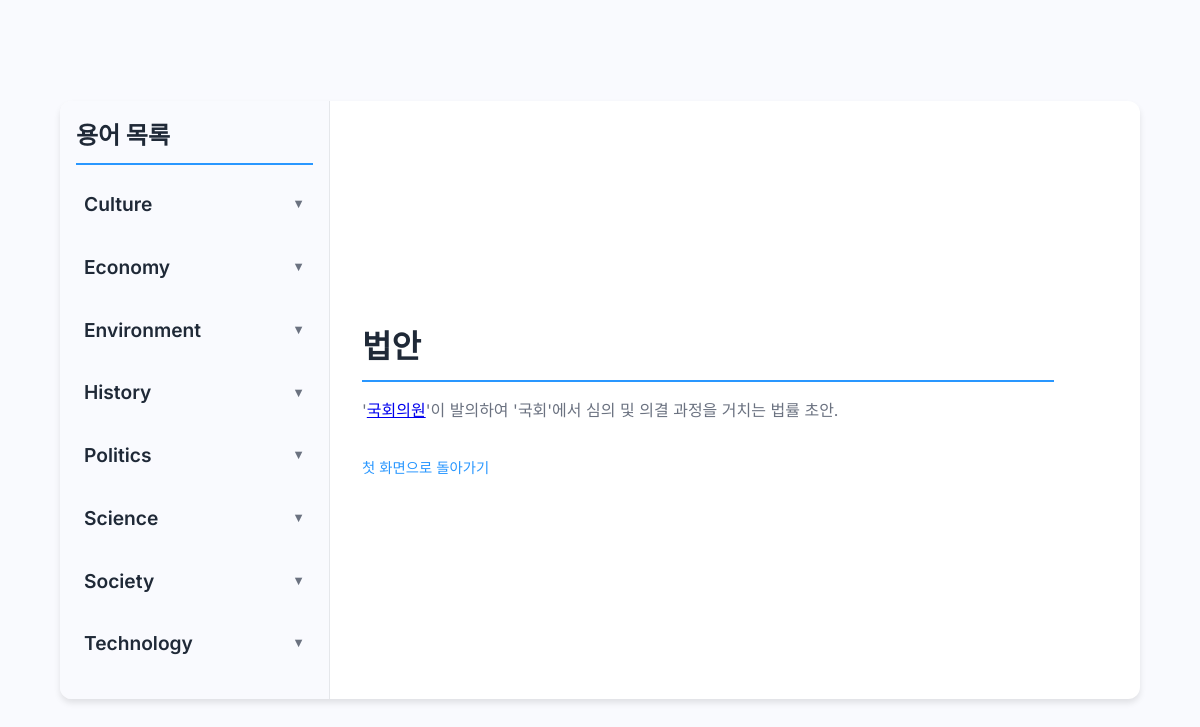
Page /367/ on the committed database.
### glossary/models.py (models this page shows, shortened)
class Term(models.Model):
    type = models.CharField(max_length=50)  # 대분류
    terms = models.CharField(max_length=100)  # 용어 이름
    definition = models.TextField()  # 정의
    full_term = models.CharField(max_length=200, blank=True, null=True)  # full term 추가 (필수 아님)
    view_count = models.IntegerField(default=0)  # 조회수 필드 추가

### glossary/views.py (the view)
# urls.py: path('<int:pk>/', views.term_detail, name='term_detail'),  # 용어 상세 페이지
def term_detail(request, pk):
    term = get_object_or_404(Term, pk=pk)  # 특정 용어 가져오기
    term.view_count = F('view_count') + 1  # 조회수 증가
    term.save(update_fields=['view_count'])  # 데이터베이스에 저장
    terms = Term.objects.all().order_by('type', 'terms')
    terms_by_type = defaultdict(list)
    for t in terms:
        terms_by_type[t.type].append(t)
    def add_links(definition):
        all_terms = Term.objects.values_list('terms', 'id')
        for other_term, other_id in all_terms:
            pattern = rf'\b{re.escape(other_term)}\b'
            link = f'<a href="/{other_id}/">{other_term}</a>'
            definition = re.sub(pattern, link, definition)
        return definition
    term.definition = add_links(term.definition)
    term.definition = mark_safe(add_links(term.definition))
    return render(request, 'glossary/term_detail.html', {
        'term': term,
        'terms_by_type': dict(terms_by_type)  # full_term 데이터도 템플릿에서 활용 가능
    })

### glossary/templates/glossary/term_detail.html (shortened to what this page needs)
<!DOCTYPE html>
<html lang="ko">
<head>
</head>
<body>
    <div class="container">
        <aside class="sidebar">
            <h2>용어 목록</h2>
            {% for type, terms in terms_by_type.items %}
            <section class="type-section">
                <div class="type-heading">{{ type }}</div>
            </section>
            {% endfor %}
        </aside>
        <main class="content">
            <h2 class="term-title">{{ term.terms }}</h2>
            <div class="term-definition">
                {{ term.definition }}
            </div>
            <a href="/" class="back-link">첫 화면으로 돌아가기</a>
        </main>
    </div>
</body>
</html>

### rows in the picture
Term: type "Culture"
Term: type "Economy"
Term: type "Environment"
Term: type "History"
Term: type "Politics"
Term: type "Science"
Term: type "Society"
Term: type "Technology"
Term: terms "법안", definition "' 국회의원 '이 발의하여 '국회'에서 심의 및 의결 과정을 거치는 법률 초안."
